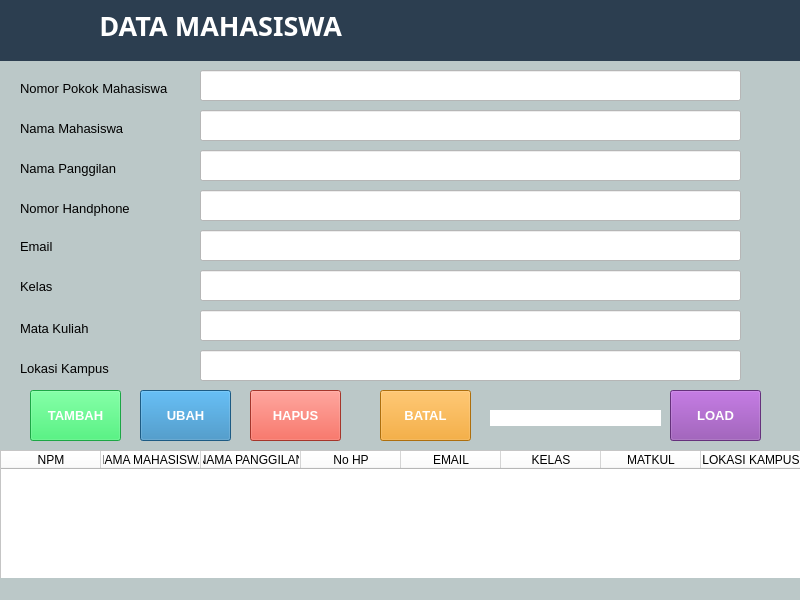
<?xml version="1.0" encoding="UTF-8"?>
<ui version="4.0">
 <class>MainWindow</class>
 <widget class="QMainWindow" name="MainWindow">
  <property name="geometry">
   <rect>
    <x>0</x>
    <y>0</y>
    <width>800</width>
    <height>600</height>
   </rect>
  </property>
  <property name="windowTitle">
   <string>MainWindow</string>
  </property>
  <property name="styleSheet">
   <string notr="true">background-color: rgb(0, 255, 255);
background-color: rgb(240, 244, 248);
background-color: rgb(187, 200, 200);</string>
  </property>
  <property name="toolButtonStyle">
   <enum>Qt::ToolButtonFollowStyle</enum>
  </property>
  <widget class="QWidget" name="centralwidget">
   <widget class="QPushButton" name="pushButton_2">
    <property name="geometry">
     <rect>
      <x>140</x>
      <y>390</y>
      <width>91</width>
      <height>51</height>
     </rect>
    </property>
    <property name="font">
     <font>
      <pointsize>10</pointsize>
      <weight>75</weight>
      <bold>true</bold>
     </font>
    </property>
    <property name="styleSheet">
     <string notr="true">background-color: rgb(255, 170, 127);
background-color: rgb(41, 128, 185);
color: rgb(255, 255, 255);</string>
    </property>
    <property name="text">
     <string>UBAH</string>
    </property>
    <property name="icon">
     <iconset>
      <normaloff>../../../Downloads/1486505375-edit-pen-change-option-pencil-write_81422.png</normaloff>../../../Downloads/1486505375-edit-pen-change-option-pencil-write_81422.png</iconset>
    </property>
   </widget>
   <widget class="QLineEdit" name="lineEdit_7">
    <property name="geometry">
     <rect>
      <x>200</x>
      <y>310</y>
      <width>541</width>
      <height>31</height>
     </rect>
    </property>
    <property name="styleSheet">
     <string notr="true">background-color: rgb(255, 255, 255);</string>
    </property>
   </widget>
   <widget class="QLabel" name="label_4">
    <property name="geometry">
     <rect>
      <x>20</x>
      <y>200</y>
      <width>121</width>
      <height>16</height>
     </rect>
    </property>
    <property name="font">
     <font>
      <family>MS Shell Dlg 2</family>
      <pointsize>10</pointsize>
     </font>
    </property>
    <property name="text">
     <string>Nomor Handphone</string>
    </property>
   </widget>
   <widget class="QLabel" name="label_6">
    <property name="geometry">
     <rect>
      <x>20</x>
      <y>280</y>
      <width>47</width>
      <height>13</height>
     </rect>
    </property>
    <property name="font">
     <font>
      <family>MS Shell Dlg 2</family>
      <pointsize>10</pointsize>
     </font>
    </property>
    <property name="text">
     <string>Kelas</string>
    </property>
   </widget>
   <widget class="QLineEdit" name="lineEdit_2">
    <property name="geometry">
     <rect>
      <x>200</x>
      <y>110</y>
      <width>541</width>
      <height>31</height>
     </rect>
    </property>
    <property name="styleSheet">
     <string notr="true">background-color: rgb(255, 255, 255);</string>
    </property>
   </widget>
   <widget class="QLineEdit" name="lineEdit_8">
    <property name="geometry">
     <rect>
      <x>200</x>
      <y>350</y>
      <width>541</width>
      <height>31</height>
     </rect>
    </property>
    <property name="styleSheet">
     <string notr="true">background-color: rgb(255, 255, 255);</string>
    </property>
   </widget>
   <widget class="QLabel" name="label">
    <property name="geometry">
     <rect>
      <x>20</x>
      <y>80</y>
      <width>151</width>
      <height>16</height>
     </rect>
    </property>
    <property name="font">
     <font>
      <family>MS Shell Dlg 2</family>
      <pointsize>10</pointsize>
     </font>
    </property>
    <property name="text">
     <string>Nomor Pokok Mahasiswa     :</string>
    </property>
   </widget>
   <widget class="QTableWidget" name="tableWidget">
    <property name="geometry">
     <rect>
      <x>0</x>
      <y>450</y>
      <width>801</width>
      <height>311</height>
     </rect>
    </property>
    <property name="styleSheet">
     <string notr="true">background-color: rgb(255, 255, 255);</string>
    </property>
    <column>
     <property name="text">
      <string>NPM</string>
     </property>
    </column>
    <column>
     <property name="text">
      <string>NAMA MAHASISWA</string>
     </property>
    </column>
    <column>
     <property name="text">
      <string>NAMA PANGGILAN</string>
     </property>
    </column>
    <column>
     <property name="text">
      <string>No HP</string>
     </property>
    </column>
    <column>
     <property name="text">
      <string>EMAIL</string>
     </property>
    </column>
    <column>
     <property name="text">
      <string>KELAS</string>
     </property>
    </column>
    <column>
     <property name="text">
      <string>MATKUL</string>
     </property>
    </column>
    <column>
     <property name="text">
      <string>LOKASI KAMPUS</string>
     </property>
    </column>
   </widget>
   <widget class="QLineEdit" name="lineEdit_5">
    <property name="geometry">
     <rect>
      <x>200</x>
      <y>230</y>
      <width>541</width>
      <height>31</height>
     </rect>
    </property>
    <property name="styleSheet">
     <string notr="true">background-color: rgb(255, 255, 255);</string>
    </property>
   </widget>
   <widget class="QPushButton" name="pushButton_3">
    <property name="geometry">
     <rect>
      <x>380</x>
      <y>390</y>
      <width>91</width>
      <height>51</height>
     </rect>
    </property>
    <property name="font">
     <font>
      <pointsize>10</pointsize>
      <weight>75</weight>
      <bold>true</bold>
     </font>
    </property>
    <property name="styleSheet">
     <string notr="true">background-color: rgb(255, 170, 127);
color: rgb(255, 255, 255);
background-color: rgb(243, 156, 18);</string>
    </property>
    <property name="text">
     <string>BATAL</string>
    </property>
    <property name="icon">
     <iconset>
      <normaloff>../../../Downloads/cancel_stop_exit_1583.png</normaloff>../../../Downloads/cancel_stop_exit_1583.png</iconset>
    </property>
   </widget>
   <widget class="QLineEdit" name="lineEdit_6">
    <property name="geometry">
     <rect>
      <x>200</x>
      <y>270</y>
      <width>541</width>
      <height>31</height>
     </rect>
    </property>
    <property name="styleSheet">
     <string notr="true">background-color: rgb(255, 255, 255);</string>
    </property>
   </widget>
   <widget class="QPushButton" name="pushButton">
    <property name="geometry">
     <rect>
      <x>30</x>
      <y>390</y>
      <width>91</width>
      <height>51</height>
     </rect>
    </property>
    <property name="font">
     <font>
      <pointsize>10</pointsize>
      <weight>75</weight>
      <bold>true</bold>
     </font>
    </property>
    <property name="styleSheet">
     <string notr="true">background-color: rgb(255, 170, 127);
background-color: rgb(39, 234, 96);
color: rgb(255, 255, 255);</string>
    </property>
    <property name="text">
     <string>TAMBAH</string>
    </property>
    <property name="icon">
     <iconset>
      <normaloff>../../../Downloads/Plus_36851.png</normaloff>../../../Downloads/Plus_36851.png</iconset>
    </property>
   </widget>
   <widget class="QLabel" name="label_9">
    <property name="geometry">
     <rect>
      <x>20</x>
      <y>360</y>
      <width>101</width>
      <height>16</height>
     </rect>
    </property>
    <property name="font">
     <font>
      <family>MS Shell Dlg 2</family>
      <pointsize>10</pointsize>
     </font>
    </property>
    <property name="text">
     <string>Lokasi Kampus</string>
    </property>
   </widget>
   <widget class="QLabel" name="label_8">
    <property name="geometry">
     <rect>
      <x>490</x>
      <y>410</y>
      <width>171</width>
      <height>16</height>
     </rect>
    </property>
    <property name="font">
     <font>
      <pointsize>8</pointsize>
      <weight>75</weight>
      <bold>true</bold>
     </font>
    </property>
    <property name="styleSheet">
     <string notr="true">background-color: rgb(255, 255, 255);
color: rgb(0, 0, 0);</string>
    </property>
    <property name="text">
     <string/>
    </property>
   </widget>
   <widget class="QLabel" name="label_10">
    <property name="geometry">
     <rect>
      <x>-20</x>
      <y>-10</y>
      <width>841</width>
      <height>71</height>
     </rect>
    </property>
    <property name="font">
     <font>
      <family>Monoid</family>
      <pointsize>20</pointsize>
      <weight>75</weight>
      <bold>true</bold>
     </font>
    </property>
    <property name="styleSheet">
     <string notr="true">background-color: rgb(77, 77, 77);
color: rgb(255, 255, 255);
background-color: rgb(44, 62, 80);</string>
    </property>
    <property name="text">
     <string>                 DATA MAHASISWA</string>
    </property>
   </widget>
   <widget class="QLabel" name="label_3">
    <property name="geometry">
     <rect>
      <x>20</x>
      <y>160</y>
      <width>121</width>
      <height>16</height>
     </rect>
    </property>
    <property name="font">
     <font>
      <family>MS Shell Dlg 2</family>
      <pointsize>10</pointsize>
     </font>
    </property>
    <property name="text">
     <string>Nama Panggilan</string>
    </property>
   </widget>
   <widget class="QLabel" name="label_2">
    <property name="geometry">
     <rect>
      <x>20</x>
      <y>120</y>
      <width>121</width>
      <height>16</height>
     </rect>
    </property>
    <property name="font">
     <font>
      <family>MS Shell Dlg 2</family>
      <pointsize>10</pointsize>
     </font>
    </property>
    <property name="text">
     <string>Nama Mahasiswa</string>
    </property>
   </widget>
   <widget class="QLineEdit" name="lineEdit_3">
    <property name="geometry">
     <rect>
      <x>200</x>
      <y>150</y>
      <width>541</width>
      <height>31</height>
     </rect>
    </property>
    <property name="styleSheet">
     <string notr="true">background-color: rgb(255, 255, 255);</string>
    </property>
   </widget>
   <widget class="QPushButton" name="pushButton_4">
    <property name="geometry">
     <rect>
      <x>250</x>
      <y>390</y>
      <width>91</width>
      <height>51</height>
     </rect>
    </property>
    <property name="font">
     <font>
      <pointsize>10</pointsize>
      <weight>75</weight>
      <bold>true</bold>
     </font>
    </property>
    <property name="styleSheet">
     <string notr="true">background-color: rgb(255, 170, 127);
background-color: rgb(231, 76, 60);
color: rgb(255, 255, 255);</string>
    </property>
    <property name="text">
     <string>HAPUS</string>
    </property>
    <property name="icon">
     <iconset>
      <normaloff>../../../Downloads/seo-social-web-network-internet_262_icon-icons.com_61518.png</normaloff>../../../Downloads/seo-social-web-network-internet_262_icon-icons.com_61518.png</iconset>
    </property>
   </widget>
   <widget class="QLabel" name="label_5">
    <property name="geometry">
     <rect>
      <x>20</x>
      <y>240</y>
      <width>47</width>
      <height>13</height>
     </rect>
    </property>
    <property name="font">
     <font>
      <family>MS Shell Dlg 2</family>
      <pointsize>10</pointsize>
     </font>
    </property>
    <property name="text">
     <string>Email</string>
    </property>
   </widget>
   <widget class="QLabel" name="label_7">
    <property name="geometry">
     <rect>
      <x>20</x>
      <y>320</y>
      <width>101</width>
      <height>16</height>
     </rect>
    </property>
    <property name="font">
     <font>
      <family>MS Shell Dlg 2</family>
      <pointsize>10</pointsize>
     </font>
    </property>
    <property name="text">
     <string>Mata Kuliah</string>
    </property>
   </widget>
   <widget class="QLineEdit" name="lineEdit">
    <property name="geometry">
     <rect>
      <x>200</x>
      <y>70</y>
      <width>541</width>
      <height>31</height>
     </rect>
    </property>
    <property name="styleSheet">
     <string notr="true">background-color: rgb(255, 255, 255);</string>
    </property>
   </widget>
   <widget class="QLineEdit" name="lineEdit_4">
    <property name="geometry">
     <rect>
      <x>200</x>
      <y>190</y>
      <width>541</width>
      <height>31</height>
     </rect>
    </property>
    <property name="styleSheet">
     <string notr="true">background-color: rgb(255, 255, 255);</string>
    </property>
   </widget>
   <widget class="QPushButton" name="pushButton_5">
    <property name="geometry">
     <rect>
      <x>670</x>
      <y>390</y>
      <width>91</width>
      <height>51</height>
     </rect>
    </property>
    <property name="font">
     <font>
      <pointsize>10</pointsize>
      <weight>75</weight>
      <bold>true</bold>
     </font>
    </property>
    <property name="styleSheet">
     <string notr="true">background-color: rgb(255, 170, 0);
color: rgb(255, 255, 255);
background-color: rgb(142, 68, 173);</string>
    </property>
    <property name="text">
     <string>LOAD</string>
    </property>
    <property name="icon">
     <iconset>
      <normaloff>../../../Downloads/application_software_office_loadcenter_charged_1856.png</normaloff>../../../Downloads/application_software_office_loadcenter_charged_1856.png</iconset>
    </property>
   </widget>
  </widget>
  <widget class="QMenuBar" name="menubar">
   <property name="geometry">
    <rect>
     <x>0</x>
     <y>0</y>
     <width>800</width>
     <height>21</height>
    </rect>
   </property>
  </widget>
  <widget class="QStatusBar" name="statusbar"/>
 </widget>
 <resources/>
 <connections/>
</ui>
